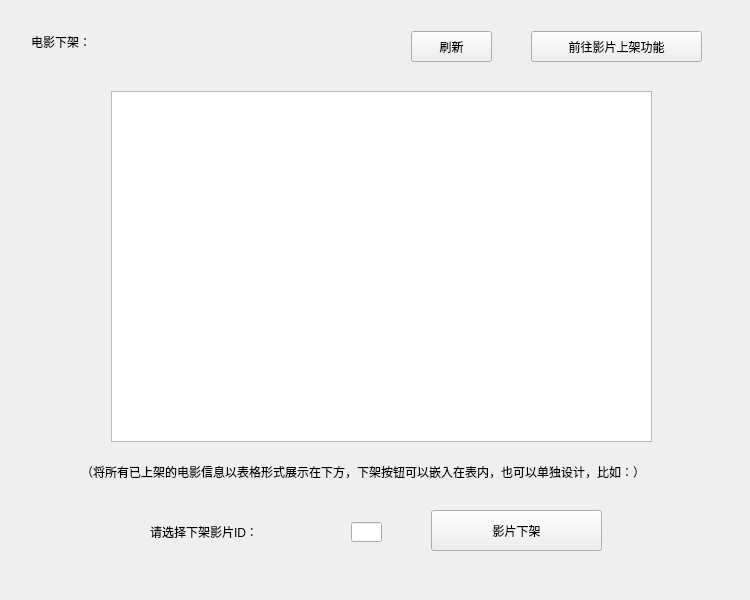
<?xml version="1.0" encoding="UTF-8"?>
<ui version="4.0">
 <class>renew</class>
 <widget class="QWidget" name="renew">
  <property name="geometry">
   <rect>
    <x>0</x>
    <y>0</y>
    <width>750</width>
    <height>600</height>
   </rect>
  </property>
  <property name="windowTitle">
   <string>Dialog</string>
  </property>
  <layout class="QGridLayout" name="gridLayout">
   <item row="0" column="0">
    <widget class="QStackedWidget" name="stack">
     <property name="minimumSize">
      <size>
       <width>0</width>
       <height>0</height>
      </size>
     </property>
     <property name="maximumSize">
      <size>
       <width>750</width>
       <height>600</height>
      </size>
     </property>
     <property name="currentIndex">
      <number>1</number>
     </property>
     <widget class="QWidget" name="Increase">
      <widget class="QLabel" name="label">
       <property name="geometry">
        <rect>
         <x>172</x>
         <y>87</y>
         <width>101</width>
         <height>31</height>
        </rect>
       </property>
       <property name="styleSheet">
        <string notr="true">font: 290 12pt &quot;微软雅黑 Light&quot;;</string>
       </property>
       <property name="text">
        <string>影片ID：</string>
       </property>
      </widget>
      <widget class="QLabel" name="label_2">
       <property name="geometry">
        <rect>
         <x>147</x>
         <y>130</y>
         <width>111</width>
         <height>41</height>
        </rect>
       </property>
       <property name="styleSheet">
        <string notr="true">font: 290 12pt &quot;微软雅黑 Light&quot;;</string>
       </property>
       <property name="text">
        <string>影片名称：</string>
       </property>
      </widget>
      <widget class="QTextEdit" name="m_name">
       <property name="geometry">
        <rect>
         <x>275</x>
         <y>136</y>
         <width>151</width>
         <height>31</height>
        </rect>
       </property>
      </widget>
      <widget class="QLabel" name="label_3">
       <property name="geometry">
        <rect>
         <x>147</x>
         <y>184</y>
         <width>121</width>
         <height>31</height>
        </rect>
       </property>
       <property name="styleSheet">
        <string notr="true">font: 290 12pt &quot;微软雅黑 Light&quot;;</string>
       </property>
       <property name="text">
        <string>影片类型：</string>
       </property>
      </widget>
      <widget class="QTextEdit" name="m_type">
       <property name="geometry">
        <rect>
         <x>275</x>
         <y>185</y>
         <width>151</width>
         <height>31</height>
        </rect>
       </property>
      </widget>
      <widget class="QPushButton" name="increase">
       <property name="geometry">
        <rect>
         <x>240</x>
         <y>490</y>
         <width>171</width>
         <height>41</height>
        </rect>
       </property>
       <property name="styleSheet">
        <string notr="true">font: 290 12pt &quot;微软雅黑 Light&quot;;</string>
       </property>
       <property name="text">
        <string>影片上架</string>
       </property>
      </widget>
      <widget class="QLabel" name="label_4">
       <property name="geometry">
        <rect>
         <x>30</x>
         <y>20</y>
         <width>161</width>
         <height>41</height>
        </rect>
       </property>
       <property name="styleSheet">
        <string notr="true">font: 290 16pt &quot;微软雅黑 Light&quot;;</string>
       </property>
       <property name="text">
        <string>电影上架：</string>
       </property>
      </widget>
      <widget class="QLabel" name="label_5">
       <property name="geometry">
        <rect>
         <x>144</x>
         <y>228</y>
         <width>131</width>
         <height>41</height>
        </rect>
       </property>
       <property name="styleSheet">
        <string notr="true">font: 290 12pt &quot;微软雅黑 Light&quot;;</string>
       </property>
       <property name="text">
        <string>影片时长：</string>
       </property>
      </widget>
      <widget class="QPlainTextEdit" name="m_brief">
       <property name="geometry">
        <rect>
         <x>275</x>
         <y>290</y>
         <width>261</width>
         <height>151</height>
        </rect>
       </property>
      </widget>
      <widget class="QLabel" name="label_6">
       <property name="geometry">
        <rect>
         <x>144</x>
         <y>270</y>
         <width>121</width>
         <height>51</height>
        </rect>
       </property>
       <property name="styleSheet">
        <string notr="true">font: 290 12pt &quot;微软雅黑 Light&quot;;</string>
       </property>
       <property name="text">
        <string>影片简介：</string>
       </property>
      </widget>
      <widget class="QPushButton" name="gotode">
       <property name="geometry">
        <rect>
         <x>513</x>
         <y>30</y>
         <width>171</width>
         <height>31</height>
        </rect>
       </property>
       <property name="styleSheet">
        <string notr="true">font: 290 10pt &quot;微软雅黑 Light&quot;;</string>
       </property>
       <property name="text">
        <string>前往影片下架功能</string>
       </property>
      </widget>
      <widget class="QLineEdit" name="m_id">
       <property name="geometry">
        <rect>
         <x>275</x>
         <y>89</y>
         <width>151</width>
         <height>31</height>
        </rect>
       </property>
      </widget>
      <widget class="QLineEdit" name="m_time">
       <property name="geometry">
        <rect>
         <x>275</x>
         <y>236</y>
         <width>151</width>
         <height>31</height>
        </rect>
       </property>
      </widget>
     </widget>
     <widget class="QWidget" name="Decrease">
      <widget class="QTableWidget" name="movie">
       <property name="geometry">
        <rect>
         <x>100</x>
         <y>80</y>
         <width>541</width>
         <height>351</height>
        </rect>
       </property>
      </widget>
      <widget class="QLabel" name="label_7">
       <property name="geometry">
        <rect>
         <x>20</x>
         <y>10</y>
         <width>161</width>
         <height>41</height>
        </rect>
       </property>
       <property name="styleSheet">
        <string notr="true">font: 290 16pt &quot;微软雅黑 Light&quot;;</string>
       </property>
       <property name="text">
        <string>电影下架：</string>
       </property>
      </widget>
      <widget class="QLabel" name="label_8">
       <property name="geometry">
        <rect>
         <x>70</x>
         <y>430</y>
         <width>701</width>
         <height>61</height>
        </rect>
       </property>
       <property name="styleSheet">
        <string notr="true">font: 290 12pt &quot;微软雅黑 Light&quot;;</string>
       </property>
       <property name="text">
        <string>（将所有已上架的电影信息以表格形式展示在下方，下架按钮可以嵌入在表内，也可以单独设计，比如：）</string>
       </property>
      </widget>
      <widget class="QLabel" name="label_9">
       <property name="geometry">
        <rect>
         <x>139</x>
         <y>490</y>
         <width>191</width>
         <height>61</height>
        </rect>
       </property>
       <property name="styleSheet">
        <string notr="true">font: 290 12pt &quot;微软雅黑 Light&quot;;</string>
       </property>
       <property name="text">
        <string>请选择下架影片ID：</string>
       </property>
      </widget>
      <widget class="QLineEdit" name="lineEdit">
       <property name="geometry">
        <rect>
         <x>340</x>
         <y>511</y>
         <width>31</width>
         <height>20</height>
        </rect>
       </property>
      </widget>
      <widget class="QPushButton" name="gotoin">
       <property name="geometry">
        <rect>
         <x>520</x>
         <y>20</y>
         <width>171</width>
         <height>31</height>
        </rect>
       </property>
       <property name="styleSheet">
        <string notr="true">font: 290 10pt &quot;微软雅黑 Light&quot;;</string>
       </property>
       <property name="text">
        <string>前往影片上架功能</string>
       </property>
      </widget>
      <widget class="QPushButton" name="decrease">
       <property name="geometry">
        <rect>
         <x>420</x>
         <y>499</y>
         <width>171</width>
         <height>41</height>
        </rect>
       </property>
       <property name="styleSheet">
        <string notr="true">font: 290 12pt &quot;微软雅黑 Light&quot;;</string>
       </property>
       <property name="text">
        <string>影片下架</string>
       </property>
      </widget>
      <widget class="QPushButton" name="refresh">
       <property name="geometry">
        <rect>
         <x>400</x>
         <y>20</y>
         <width>81</width>
         <height>31</height>
        </rect>
       </property>
       <property name="styleSheet">
        <string notr="true">font: 290 10pt &quot;微软雅黑 Light&quot;;</string>
       </property>
       <property name="text">
        <string>刷新</string>
       </property>
      </widget>
     </widget>
     <widget class="QWidget" name="none"/>
    </widget>
   </item>
  </layout>
 </widget>
 <resources/>
 <connections/>
</ui>
